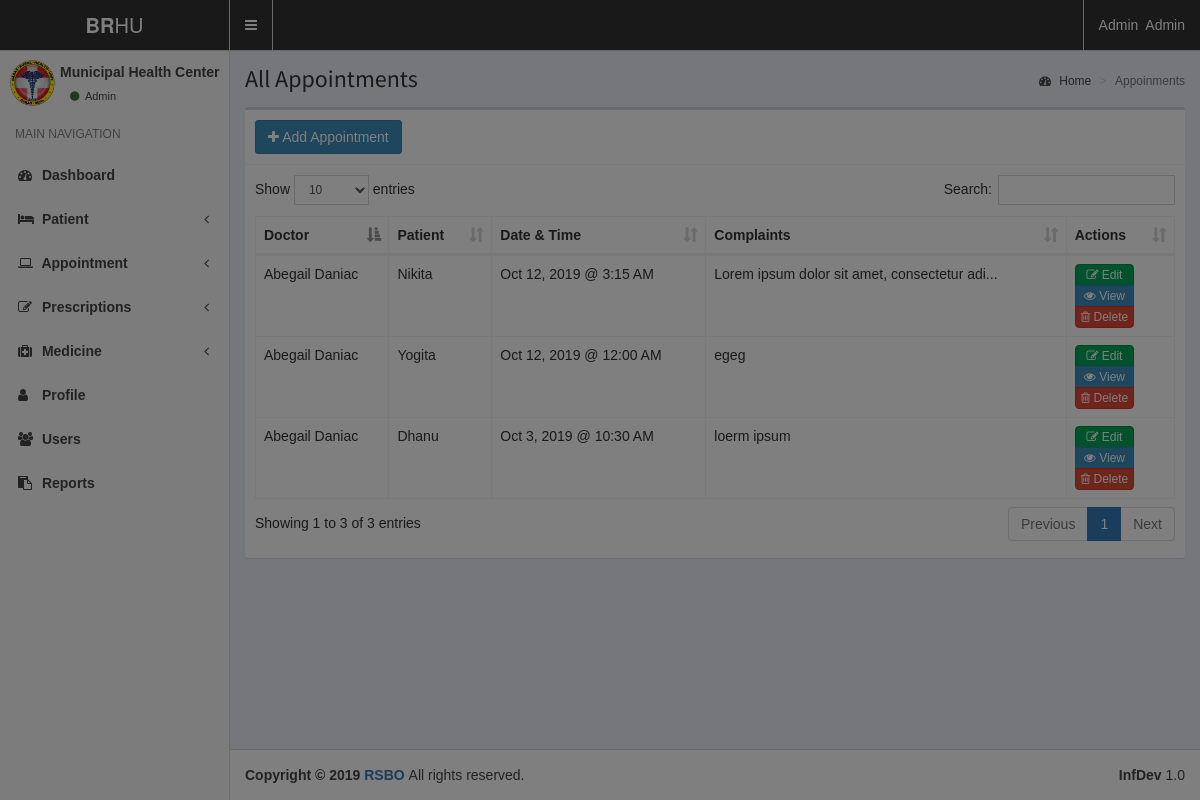
The app's page /dashboard/Appointment/allappointment.php (signed in) with its own data.
### tables this page shows
CREATE TABLE `users` (
  `id` int(11) NOT NULL,
  `user_type` varchar(50) NOT NULL,
  `branch` varchar(50) NOT NULL,
  `profile` varchar(100) NOT NULL,
  `fname` varchar(100) NOT NULL,
  `lname` varchar(100) NOT NULL,
  `email` varchar(100) NOT NULL,
  `password` varchar(100) NOT NULL,
  `brgy` varchar(50) NOT NULL
);

CREATE TABLE `appointments` (
  `id` int(11) NOT NULL,
  `patient` int(11) NOT NULL,
  `doctor` varchar(100) NOT NULL,
  `date` varchar(15) NOT NULL,
  `time` varchar(10) NOT NULL,
  `temp` int(11) NOT NULL,
  `pr` int(11) NOT NULL,
  `rr` int(11) NOT NULL,
  `bp` int(11) NOT NULL,
  `complaints` text NOT NULL,
  `treatment` text NOT NULL,
  `brgy` varchar(50) NOT NULL
);

CREATE TABLE `patients` (
  `id` int(11) NOT NULL,
  `name` varchar(100) NOT NULL,
  `email` varchar(100) NOT NULL,
  `password` varchar(100) NOT NULL,
  `address` varchar(150) NOT NULL,
  `phone` varchar(11) NOT NULL,
  `gender` varchar(100) NOT NULL,
  `birthdate` date NOT NULL,
  `bloodgroup` varchar(5) NOT NULL,
  `profile` varchar(100) NOT NULL,
  `status` enum('1','0') NOT NULL DEFAULT '1',
  `brgy` varchar(50) NOT NULL
);

### dashboard/Appointment/allappointment.php (the view)
<?php
include "../Include/header.php";
include "../Include/sidebar.php";
include "../inc/connect.php";
$doctor = ($_SESSION['user_type'] == "Doctor"? "WHERE a.doctor = ".$_SESSION['id']:"");
$result = $db_connect->query("
  SELECT *, a.id AS ap_id FROM appointments AS a
  JOIN patients AS p
  ON p.id = a.patient
  JOIN users AS u
  ON a.doctor = u.id
  $doctor
");
function trimmsg($msg) {
  if(strlen($msg) > 50) {
    return substr($msg, 0, 50)."...";
  }
  return $msg;
}
function formatdate($date) {
  $date = date_create($date);
  return date_format($date, "M j, Y @ g:i A");
}
?>
<div class="content-wrapper">
  <section class="content-header">
    <h1> All Appointments </h1>
    <ol class="breadcrumb">
      <li><a href="#"><i class="fa fa-dashboard"></i> Home</a></li>
      <li class="active">Appoinments</li>
    </ol>
  </section>
  <section class="content">
    <div class="row">
      <div class="col-xs-12">
        <div class="box">
          <div class="box-header with-border">
            <a href="addappointment.php" class="btn btn-primary">
              <i class="fa fa-plus"></i> Add Appointment
            </a>
          </div>
          <div class="box-body">
            <table id="example1" class="table table-bordered table-hover">
              <thead>
               <tr>
                <th>Doctor</th>
                <th>Patient</th>
                <th>Date & Time</th>
                <th>Complaints</th>
                <th>Actions</th>
              </tr>
              </thead>
              <tbody>
                <?php while ($row = $result->fetch_assoc()) { ?>
                <tr>
                  <td> <?=$row['fname']?> <?=$row['lname']?> </td>
                  <td> <?=$row['name']?></td>
                  <td> <?=formatdate($row['date']." ".$row['time'])?> </td>
                  <td>
                    <div class='popover1' data-toggle='popover' data-placement='left' data-content='<?=$row['complaints']?>'>
                      <?=trimmsg($row['complaints'])?>
                    </div>
                  </td>
                  <td>
                    <div class="btn-group-vertical">
                      <?php if($_SESSION['user_type'] == 'Admin') {?>
                        <a
                        class="btn btn-success btn-xs"
                        href="editappointment.php?id=<?=$row['ap_id']?>">
                          <i class="fa fa-edit"></i> Edit
                        </a>
                      <?php } ?>
                      <a
                      class="btn btn-primary btn-xs"
                      href="viewappointment.php?id=<?=$row['ap_id']?>">
                        <i class="fa fa-eye"></i> View
                      </a>
                      <?php if($_SESSION['user_type'] == 'Admin') {?>
                        <a
                        class="btn btn-danger btn-xs"
                        href="deleteappointment.php?id=<?=$row['ap_id']?>">
                          <i class="fa fa-trash-o"></i> Delete
                        </a>
                      <?php } ?>
                    </div>
                  </td>
                </tr>
                <?php } ?>
              </tbody>
            </table>
          </div>
        </div>
      </div>
    </div>
  </section>
</div>
<?php include "../Include/footer.php";?>

### dashboard/Include/header.php (shortened to what this page needs)
<?php
include "notifs.php";
$id = $_SESSION['id'];
$row = $db_connect->query("SELECT * FROM users WHERE id = $id")->fetch_assoc();
?>
<!DOCTYPE html>
<html>
<head>
  <link rel="stylesheet" href="../bower_components/bootstrap/dist/css/bootstrap.min.css">
  <link rel="stylesheet" href="../bower_components/font-awesome/css/font-awesome.min.css">
  <link rel="stylesheet" href="../bower_components/Ionicons/css/ionicons.min.css">
  <link rel="stylesheet" href="../bower_components/select2/dist/css/select2.min.css">
  <link rel="stylesheet" href="../dist/css/AdminLTE.min.css">
  <link rel="stylesheet" href="../dist/css/skins/_all-skins.min.css">
  <link rel="stylesheet" href="../plugins/pace/pace.css">
  <link rel="stylesheet" href="../bower_components/bootstrap-datepicker/dist/css/bootstrap-datepicker.min.css">
  <link rel="stylesheet" href="../bower_components/bootstrap-daterangepicker/daterangepicker.css">
  <link rel="stylesheet" href="../plugins/bootstrap-wysihtml5/bootstrap3-wysihtml5.min.css">
  <link rel="stylesheet" href="../bower_components/fullcalendar/dist/fullcalendar.min.css">
  <link rel="stylesheet" href="../bower_components/fullcalendar/dist/fullcalendar.print.min.css" media="print">
  <link rel="stylesheet" href="../bower_components/datatables.net-bs/css/dataTables.bootstrap.min.css">
  <link href="https://cdn.jsdelivr.net/bootstrap.timepicker/0.2.6/css/bootstrap-timepicker.min.css" rel="stylesheet" />
</head>
<body class="hold-transition skin-black-light sidebar-mini">
  <div class="wrapper">
    <header class="main-header">
      <a href="index.php" class="logo">
        <span class="logo-lg"><b>BR</b>HU</span>
      </a>
      <nav class="navbar navbar-static-top">
        <a href="#" class="sidebar-toggle" data-toggle="push-menu" role="button">
        </a>
        <div class="navbar-custom-menu">
          <ul class="nav navbar-nav">
            <li class="dropdown user user-menu">
              <a href="#" class="dropdown-toggle" data-toggle="dropdown">
                <span class="hidden-xs">
                  <?=$row['fname']?>&nbsp;
                  <?=$row['lname']?>
                </span>
              </a>
            </li>
          </ul>
        </div>
      </nav>
    </header>

### dashboard/Include/sidebar.php (shortened to what this page needs)
<aside class="main-sidebar">
  <section class="sidebar">
    <div class="user-panel">
      <div class="pull-left image">
        <img
          src="../../dashboard/Upload/Adminprofile/BRHU.jpg"
          class="img-circle"
          alt="User Image"
        >
      </div>
      <div class="pull-left info">
        <p style="margin-left: -10px;">Municipal Health Center</p>
        <a href="#">
          <i class="fa fa-circle text-success"></i>
          <?=$row['user_type']?>
        </a>
      </div>
    </div>
    <ul class="sidebar-menu" data-widget="tree">
      <li class="header">MAIN NAVIGATION</li>
      <li>
        <a href=".././Index/index.php">
          <i class="fa fa-dashboard"></i> <span>Dashboard</span>
        </a>
      </li>
      <li class="treeview">
        <a href="#">
          <i class="fa fa-bed"></i> <span>Patient</span>
          <span class="pull-right-container">
            <i class="fa fa-angle-left pull-right"></i>
          </span>
        </a>
      </li>
      <?php if($_SESSION['user_type'] != "Baranggay" && $_SESSION['user_type'] != "Doctor") { ?>
        <li class="treeview">
          <a href="#">
            <i class="fa fa-laptop"></i> <span>Appointment</span>
            <span class="pull-right-container">
              <i class="fa fa-angle-left pull-right"></i>
            </span>
          </a>
        </li>
      <?php }?>
      <?php if($_SESSION['user_type'] != "Doctor") { ?>
        <li class="treeview">
          <a href="#">
            <i class="fa fa-edit"></i>
            <span>Prescriptions</span>
            <span class="pull-right-container">
              <i class="fa fa-angle-left pull-right"></i>
            </span>
          </a>
        </li>
      <?php }?>
      <?php if($_SESSION['user_type'] != "Doctor") { ?>
        <li class="treeview">
          <a href="#">
            <i class="fa fa-medkit"></i> <span>Medicine</span>
            <span class="pull-right-container">
              <i class="fa fa-angle-left pull-right"></i>
            </span>
          </a>
        </li>
      <?php } ?>
      <li>
        <a href="../Admin/index.php">
          <i class="fa fa-user"></i> <span>Profile</span>
        </a>
      </li>
      <?php if($_SESSION['user_type'] == "Admin" || $_SESSION['user_type'] == "Baranggay") { ?>
        <li>
          <a href="../Admin/users.php">
            <i class="fa fa-users"></i> <span>Users</span>
          </a>
        </li>
      <?php } ?>
      <li>
        <a href="../Reports/reports.php">
          <i class="fa fa-clipboard"></i> <span>Reports</span>
        </a>
      </li>
    </ul>
  </section>
</aside>

### dashboard/Include/footer.php (shortened to what this page needs)
<footer class="main-footer">
  <div class="pull-right">
    <b>InfDev</b> 1.0
  </div>
  <strong>
    Copyright &copy; 2019
    <a href="http://facebook.com/ThirdSalinga">RSBO</a>
  </strong>
  All rights reserved.
</footer>
</div>
</body>
</html>

### dashboard/Include/header.php (style rules this page uses)
.logo, .sidebar-toggle, .navbar, .nav, .dropdown-toggle { background-color: #333!important; color:#fff!important; }
.sidebar-toggle { border-width: 0, 1px, 0, 1px!important; }
body { font-family: "Trebuchet MS", Helvetica, sans-serif!important; }

### records on screen
users: fname "Admin", lname "Admin", user_type "Admin"
appointments: users.fname "Abegail", users.lname "Daniac", patients.name "Nikita", formatdate($row['date']." ".$row['time']) "Oct 12, 2019 @ 3:15 AM", complaints "Lorem ipsum dolor sit amet, consectetur adi..."
appointments: users.fname "Abegail", users.lname "Daniac", patients.name "Yogita", formatdate($row['date']." ".$row['time']) "Oct 12, 2019 @ 12:00 AM", complaints "egeg"
appointments: users.fname "Abegail", users.lname "Daniac", patients.name "Dhanu", formatdate($row['date']." ".$row['time']) "Oct 3, 2019 @ 10:30 AM", complaints "loerm ipsum"
